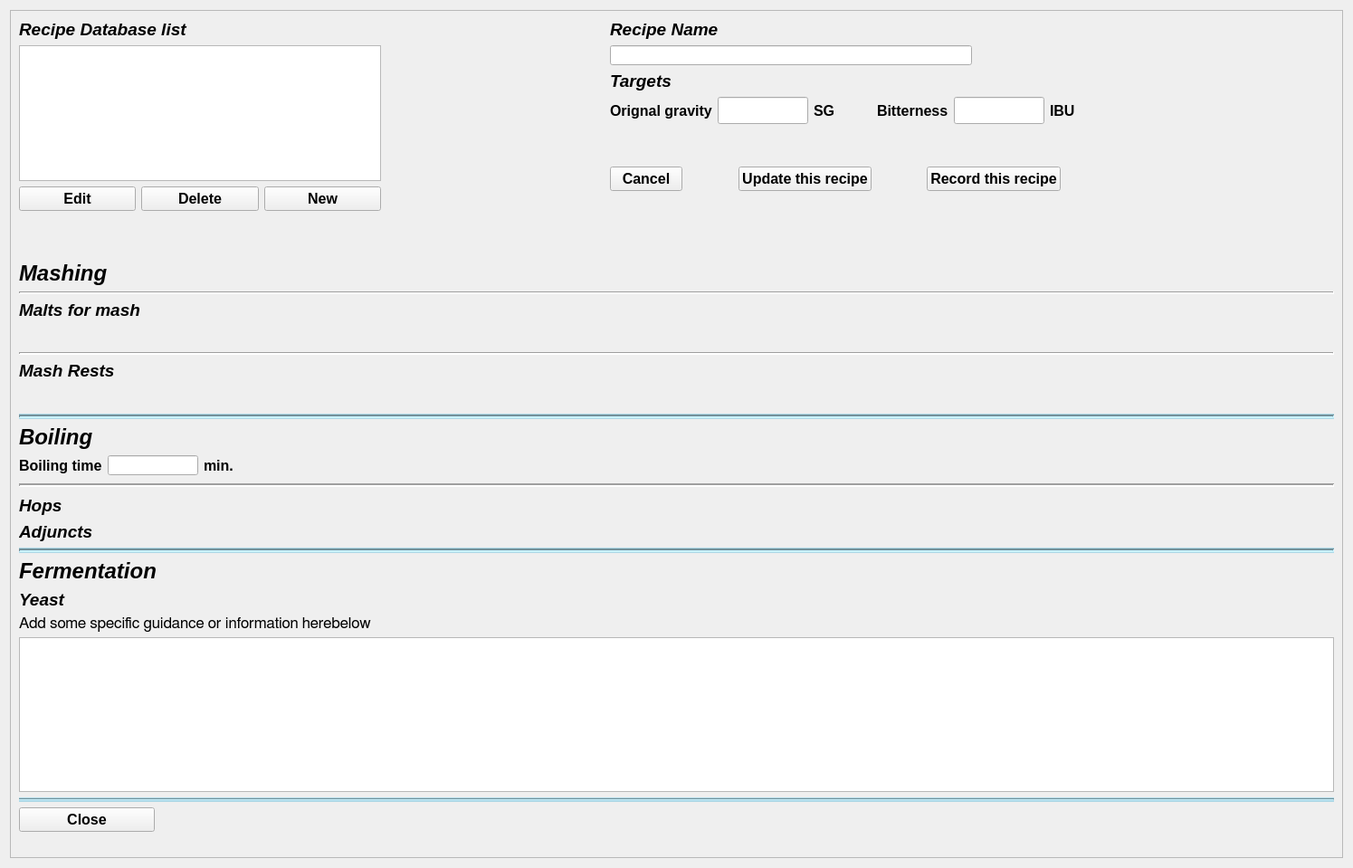
<?xml version="1.0" encoding="UTF-8"?>
<ui version="4.0">
 <class>Form</class>
 <widget class="QWidget" name="Form">
  <property name="geometry">
   <rect>
    <x>0</x>
    <y>0</y>
    <width>1495</width>
    <height>959</height>
   </rect>
  </property>
  <property name="windowTitle">
   <string>Form</string>
  </property>
  <property name="styleSheet">
   <string notr="true"/>
  </property>
  <layout class="QVBoxLayout" name="verticalLayout">
   <item>
    <widget class="QScrollArea" name="scrollArea">
     <property name="frameShadow">
      <enum>QFrame::Plain</enum>
     </property>
     <property name="widgetResizable">
      <bool>true</bool>
     </property>
     <widget class="QWidget" name="scrollAreaWidgetContents">
      <property name="geometry">
       <rect>
        <x>0</x>
        <y>0</y>
        <width>1479</width>
        <height>943</height>
       </rect>
      </property>
      <layout class="QVBoxLayout" name="verticalLayout_6">
       <item>
        <layout class="QHBoxLayout" name="horizontalLayout_5">
         <item>
          <layout class="QVBoxLayout" name="verticalLayout_2">
           <item>
            <widget class="QLabel" name="recipe_list_label">
             <property name="maximumSize">
              <size>
               <width>16777215</width>
               <height>70</height>
              </size>
             </property>
             <property name="font">
              <font>
               <pointsize>14</pointsize>
               <weight>75</weight>
               <italic>true</italic>
               <bold>true</bold>
              </font>
             </property>
             <property name="text">
              <string>Recipe Database list</string>
             </property>
            </widget>
           </item>
           <item>
            <widget class="QListWidget" name="recipe_list_widget">
             <property name="sizePolicy">
              <sizepolicy hsizetype="Expanding" vsizetype="Fixed">
               <horstretch>0</horstretch>
               <verstretch>0</verstretch>
              </sizepolicy>
             </property>
             <property name="minimumSize">
              <size>
               <width>400</width>
               <height>0</height>
              </size>
             </property>
             <property name="maximumSize">
              <size>
               <width>16777215</width>
               <height>150</height>
              </size>
             </property>
            </widget>
           </item>
           <item>
            <layout class="QHBoxLayout" name="horizontalLayout">
             <item>
              <widget class="QPushButton" name="recipe_edit_button">
               <property name="font">
                <font>
                 <pointsize>12</pointsize>
                 <weight>75</weight>
                 <bold>true</bold>
                </font>
               </property>
               <property name="text">
                <string>Edit</string>
               </property>
              </widget>
             </item>
             <item>
              <widget class="QPushButton" name="recipe_delete_button">
               <property name="font">
                <font>
                 <pointsize>12</pointsize>
                 <weight>75</weight>
                 <bold>true</bold>
                </font>
               </property>
               <property name="text">
                <string>Delete</string>
               </property>
              </widget>
             </item>
             <item>
              <widget class="QPushButton" name="recipe_new_button">
               <property name="font">
                <font>
                 <pointsize>12</pointsize>
                 <weight>75</weight>
                 <bold>true</bold>
                </font>
               </property>
               <property name="text">
                <string>New</string>
               </property>
              </widget>
             </item>
            </layout>
           </item>
           <item>
            <spacer name="verticalSpacer_4">
             <property name="orientation">
              <enum>Qt::Vertical</enum>
             </property>
             <property name="sizeHint" stdset="0">
              <size>
               <width>20</width>
               <height>40</height>
              </size>
             </property>
            </spacer>
           </item>
          </layout>
         </item>
         <item>
          <spacer name="horizontalSpacer_5">
           <property name="orientation">
            <enum>Qt::Horizontal</enum>
           </property>
           <property name="sizeHint" stdset="0">
            <size>
             <width>40</width>
             <height>20</height>
            </size>
           </property>
          </spacer>
         </item>
         <item>
          <layout class="QVBoxLayout" name="verticalLayout_3">
           <item>
            <widget class="QLabel" name="recipe_name_label">
             <property name="font">
              <font>
               <pointsize>14</pointsize>
               <weight>75</weight>
               <italic>true</italic>
               <bold>true</bold>
              </font>
             </property>
             <property name="text">
              <string>Recipe Name</string>
             </property>
            </widget>
           </item>
           <item>
            <layout class="QHBoxLayout" name="horizontalLayout_2">
             <item>
              <widget class="QLineEdit" name="recipe_name_edit">
               <property name="minimumSize">
                <size>
                 <width>400</width>
                 <height>0</height>
                </size>
               </property>
               <property name="maximumSize">
                <size>
                 <width>150</width>
                 <height>16777215</height>
                </size>
               </property>
              </widget>
             </item>
             <item>
              <spacer name="horizontalSpacer_3">
               <property name="orientation">
                <enum>Qt::Horizontal</enum>
               </property>
               <property name="sizeHint" stdset="0">
                <size>
                 <width>40</width>
                 <height>20</height>
                </size>
               </property>
              </spacer>
             </item>
            </layout>
           </item>
           <item>
            <layout class="QHBoxLayout" name="horizontalLayout_3">
             <item>
              <widget class="QLabel" name="targets_name_label">
               <property name="font">
                <font>
                 <pointsize>14</pointsize>
                 <weight>75</weight>
                 <italic>true</italic>
                 <bold>true</bold>
                </font>
               </property>
               <property name="text">
                <string>Targets</string>
               </property>
              </widget>
             </item>
             <item>
              <spacer name="horizontalSpacer_4">
               <property name="orientation">
                <enum>Qt::Horizontal</enum>
               </property>
               <property name="sizeHint" stdset="0">
                <size>
                 <width>40</width>
                 <height>20</height>
                </size>
               </property>
              </spacer>
             </item>
            </layout>
           </item>
           <item>
            <layout class="QHBoxLayout" name="horizontalLayout_6">
             <item>
              <widget class="QLabel" name="targeted_original_gravity_label">
               <property name="font">
                <font>
                 <pointsize>12</pointsize>
                 <weight>75</weight>
                 <bold>true</bold>
                </font>
               </property>
               <property name="text">
                <string>Orignal gravity</string>
               </property>
              </widget>
             </item>
             <item>
              <widget class="QLineEdit" name="targeted_original_gravity_edit">
               <property name="minimumSize">
                <size>
                 <width>0</width>
                 <height>30</height>
                </size>
               </property>
               <property name="maximumSize">
                <size>
                 <width>100</width>
                 <height>16777215</height>
                </size>
               </property>
              </widget>
             </item>
             <item>
              <widget class="QLabel" name="targeted_original_gravity_unit_label">
               <property name="font">
                <font>
                 <pointsize>12</pointsize>
                 <weight>75</weight>
                 <bold>true</bold>
                </font>
               </property>
               <property name="text">
                <string>SG</string>
               </property>
              </widget>
             </item>
             <item>
              <spacer name="horizontalSpacer_6">
               <property name="orientation">
                <enum>Qt::Horizontal</enum>
               </property>
               <property name="sizeHint" stdset="0">
                <size>
                 <width>40</width>
                 <height>20</height>
                </size>
               </property>
              </spacer>
             </item>
             <item>
              <widget class="QLabel" name="targeted_bitterness_label">
               <property name="font">
                <font>
                 <pointsize>12</pointsize>
                 <weight>75</weight>
                 <bold>true</bold>
                </font>
               </property>
               <property name="text">
                <string>Bitterness</string>
               </property>
              </widget>
             </item>
             <item>
              <widget class="QLineEdit" name="targeted_bitterness_edit">
               <property name="minimumSize">
                <size>
                 <width>0</width>
                 <height>30</height>
                </size>
               </property>
               <property name="maximumSize">
                <size>
                 <width>100</width>
                 <height>16777215</height>
                </size>
               </property>
              </widget>
             </item>
             <item>
              <widget class="QLabel" name="targeted_bitterness_unit_label">
               <property name="font">
                <font>
                 <pointsize>12</pointsize>
                 <weight>75</weight>
                 <bold>true</bold>
                </font>
               </property>
               <property name="text">
                <string>IBU</string>
               </property>
              </widget>
             </item>
             <item>
              <spacer name="horizontalSpacer_9">
               <property name="orientation">
                <enum>Qt::Horizontal</enum>
               </property>
               <property name="sizeHint" stdset="0">
                <size>
                 <width>40</width>
                 <height>20</height>
                </size>
               </property>
              </spacer>
             </item>
            </layout>
           </item>
           <item>
            <spacer name="verticalSpacer_5">
             <property name="orientation">
              <enum>Qt::Vertical</enum>
             </property>
             <property name="sizeHint" stdset="0">
              <size>
               <width>20</width>
               <height>40</height>
              </size>
             </property>
            </spacer>
           </item>
           <item>
            <layout class="QHBoxLayout" name="horizontalLayout_4">
             <item>
              <widget class="QPushButton" name="recipe_cancel_button">
               <property name="font">
                <font>
                 <pointsize>12</pointsize>
                 <weight>75</weight>
                 <bold>true</bold>
                </font>
               </property>
               <property name="text">
                <string>Cancel</string>
               </property>
              </widget>
             </item>
             <item>
              <spacer name="horizontalSpacer_11">
               <property name="orientation">
                <enum>Qt::Horizontal</enum>
               </property>
               <property name="sizeHint" stdset="0">
                <size>
                 <width>40</width>
                 <height>20</height>
                </size>
               </property>
              </spacer>
             </item>
             <item>
              <widget class="QPushButton" name="recipe_update_button">
               <property name="font">
                <font>
                 <pointsize>12</pointsize>
                 <weight>75</weight>
                 <bold>true</bold>
                </font>
               </property>
               <property name="text">
                <string>Update this recipe</string>
               </property>
              </widget>
             </item>
             <item>
              <spacer name="horizontalSpacer">
               <property name="orientation">
                <enum>Qt::Horizontal</enum>
               </property>
               <property name="sizeHint" stdset="0">
                <size>
                 <width>40</width>
                 <height>20</height>
                </size>
               </property>
              </spacer>
             </item>
             <item>
              <widget class="QPushButton" name="recipe_add_button">
               <property name="font">
                <font>
                 <pointsize>12</pointsize>
                 <weight>75</weight>
                 <bold>true</bold>
                </font>
               </property>
               <property name="text">
                <string>Record this recipe</string>
               </property>
              </widget>
             </item>
             <item>
              <spacer name="horizontalSpacer_2">
               <property name="orientation">
                <enum>Qt::Horizontal</enum>
               </property>
               <property name="sizeHint" stdset="0">
                <size>
                 <width>40</width>
                 <height>20</height>
                </size>
               </property>
              </spacer>
             </item>
            </layout>
           </item>
           <item>
            <spacer name="verticalSpacer_3">
             <property name="orientation">
              <enum>Qt::Vertical</enum>
             </property>
             <property name="sizeHint" stdset="0">
              <size>
               <width>20</width>
               <height>40</height>
              </size>
             </property>
            </spacer>
           </item>
          </layout>
         </item>
         <item>
          <spacer name="horizontalSpacer_14">
           <property name="orientation">
            <enum>Qt::Horizontal</enum>
           </property>
           <property name="sizeHint" stdset="0">
            <size>
             <width>40</width>
             <height>20</height>
            </size>
           </property>
          </spacer>
         </item>
        </layout>
       </item>
       <item>
        <layout class="QVBoxLayout" name="verticalLayout_5">
         <property name="topMargin">
          <number>30</number>
         </property>
         <item>
          <widget class="QLabel" name="mash_label">
           <property name="font">
            <font>
             <pointsize>18</pointsize>
             <weight>75</weight>
             <italic>true</italic>
             <bold>true</bold>
            </font>
           </property>
           <property name="text">
            <string>Mashing</string>
           </property>
          </widget>
         </item>
         <item>
          <widget class="Line" name="line_2">
           <property name="lineWidth">
            <number>2</number>
           </property>
           <property name="orientation">
            <enum>Qt::Horizontal</enum>
           </property>
          </widget>
         </item>
         <item>
          <layout class="QHBoxLayout" name="malt_header_layout">
           <item>
            <widget class="QLabel" name="malt_for_mash_label">
             <property name="minimumSize">
              <size>
               <width>300</width>
               <height>0</height>
              </size>
             </property>
             <property name="maximumSize">
              <size>
               <width>300</width>
               <height>16777215</height>
              </size>
             </property>
             <property name="font">
              <font>
               <pointsize>14</pointsize>
               <weight>75</weight>
               <italic>true</italic>
               <bold>true</bold>
              </font>
             </property>
             <property name="text">
              <string>Malts for mash</string>
             </property>
            </widget>
           </item>
           <item>
            <spacer name="horizontalSpacer_7">
             <property name="orientation">
              <enum>Qt::Horizontal</enum>
             </property>
             <property name="sizeHint" stdset="0">
              <size>
               <width>40</width>
               <height>20</height>
              </size>
             </property>
            </spacer>
           </item>
          </layout>
         </item>
         <item>
          <layout class="QVBoxLayout" name="verticalLayout_4">
           <item>
            <layout class="QVBoxLayout" name="malt_layout">
             <property name="sizeConstraint">
              <enum>QLayout::SetFixedSize</enum>
             </property>
            </layout>
           </item>
          </layout>
         </item>
         <item>
          <spacer name="verticalSpacer_2">
           <property name="orientation">
            <enum>Qt::Vertical</enum>
           </property>
           <property name="sizeHint" stdset="0">
            <size>
             <width>20</width>
             <height>40</height>
            </size>
           </property>
          </spacer>
         </item>
         <item>
          <widget class="Line" name="line_5">
           <property name="lineWidth">
            <number>2</number>
           </property>
           <property name="orientation">
            <enum>Qt::Horizontal</enum>
           </property>
          </widget>
         </item>
         <item>
          <layout class="QHBoxLayout" name="rest_header_layout">
           <item>
            <widget class="QLabel" name="mash_rests_label">
             <property name="minimumSize">
              <size>
               <width>300</width>
               <height>0</height>
              </size>
             </property>
             <property name="maximumSize">
              <size>
               <width>300</width>
               <height>16777215</height>
              </size>
             </property>
             <property name="font">
              <font>
               <pointsize>14</pointsize>
               <weight>75</weight>
               <italic>true</italic>
               <bold>true</bold>
              </font>
             </property>
             <property name="text">
              <string>Mash Rests</string>
             </property>
            </widget>
           </item>
           <item>
            <spacer name="horizontalSpacer_15">
             <property name="orientation">
              <enum>Qt::Horizontal</enum>
             </property>
             <property name="sizeHint" stdset="0">
              <size>
               <width>40</width>
               <height>20</height>
              </size>
             </property>
            </spacer>
           </item>
          </layout>
         </item>
         <item>
          <layout class="QVBoxLayout" name="rest_layout">
           <property name="sizeConstraint">
            <enum>QLayout::SetFixedSize</enum>
           </property>
          </layout>
         </item>
         <item>
          <spacer name="verticalSpacer_6">
           <property name="orientation">
            <enum>Qt::Vertical</enum>
           </property>
           <property name="sizeHint" stdset="0">
            <size>
             <width>20</width>
             <height>40</height>
            </size>
           </property>
          </spacer>
         </item>
        </layout>
       </item>
       <item>
        <widget class="Line" name="line_4">
         <property name="minimumSize">
          <size>
           <width>0</width>
           <height>6</height>
          </size>
         </property>
         <property name="autoFillBackground">
          <bool>false</bool>
         </property>
         <property name="styleSheet">
          <string notr="true">background-color:lightblue</string>
         </property>
         <property name="lineWidth">
          <number>2</number>
         </property>
         <property name="orientation">
          <enum>Qt::Horizontal</enum>
         </property>
        </widget>
       </item>
       <item>
        <widget class="QLabel" name="boiling_label">
         <property name="font">
          <font>
           <pointsize>18</pointsize>
           <weight>75</weight>
           <italic>true</italic>
           <bold>true</bold>
          </font>
         </property>
         <property name="text">
          <string>Boiling</string>
         </property>
        </widget>
       </item>
       <item>
        <layout class="QHBoxLayout" name="horizontalLayout_7">
         <item>
          <widget class="QLabel" name="boiling_time_label">
           <property name="font">
            <font>
             <pointsize>12</pointsize>
             <weight>75</weight>
             <bold>true</bold>
            </font>
           </property>
           <property name="text">
            <string>Boiling time</string>
           </property>
          </widget>
         </item>
         <item>
          <widget class="QLineEdit" name="boiling_time_edit">
           <property name="maximumSize">
            <size>
             <width>100</width>
             <height>16777215</height>
            </size>
           </property>
          </widget>
         </item>
         <item>
          <widget class="QLabel" name="boiling_time_unit_label">
           <property name="font">
            <font>
             <pointsize>12</pointsize>
             <weight>75</weight>
             <bold>true</bold>
            </font>
           </property>
           <property name="text">
            <string>min.</string>
           </property>
          </widget>
         </item>
         <item>
          <spacer name="horizontalSpacer_10">
           <property name="orientation">
            <enum>Qt::Horizontal</enum>
           </property>
           <property name="sizeHint" stdset="0">
            <size>
             <width>40</width>
             <height>20</height>
            </size>
           </property>
          </spacer>
         </item>
        </layout>
       </item>
       <item>
        <widget class="Line" name="line_3">
         <property name="minimumSize">
          <size>
           <width>0</width>
           <height>10</height>
          </size>
         </property>
         <property name="lineWidth">
          <number>2</number>
         </property>
         <property name="orientation">
          <enum>Qt::Horizontal</enum>
         </property>
        </widget>
       </item>
       <item>
        <layout class="QHBoxLayout" name="hop_header_layout">
         <item>
          <widget class="QLabel" name="hop_list_label">
           <property name="minimumSize">
            <size>
             <width>300</width>
             <height>0</height>
            </size>
           </property>
           <property name="maximumSize">
            <size>
             <width>300</width>
             <height>16777215</height>
            </size>
           </property>
           <property name="font">
            <font>
             <pointsize>14</pointsize>
             <weight>75</weight>
             <italic>true</italic>
             <bold>true</bold>
            </font>
           </property>
           <property name="text">
            <string>Hops</string>
           </property>
          </widget>
         </item>
         <item>
          <spacer name="horizontalSpacer_8">
           <property name="orientation">
            <enum>Qt::Horizontal</enum>
           </property>
           <property name="sizeHint" stdset="0">
            <size>
             <width>40</width>
             <height>20</height>
            </size>
           </property>
          </spacer>
         </item>
        </layout>
       </item>
       <item>
        <layout class="QVBoxLayout" name="hop_layout">
         <property name="sizeConstraint">
          <enum>QLayout::SetFixedSize</enum>
         </property>
        </layout>
       </item>
       <item>
        <layout class="QHBoxLayout" name="adjunct_header_layout">
         <item>
          <widget class="QLabel" name="adjuncts_list_label">
           <property name="minimumSize">
            <size>
             <width>300</width>
             <height>0</height>
            </size>
           </property>
           <property name="maximumSize">
            <size>
             <width>300</width>
             <height>16777215</height>
            </size>
           </property>
           <property name="font">
            <font>
             <pointsize>14</pointsize>
             <weight>75</weight>
             <italic>true</italic>
             <bold>true</bold>
            </font>
           </property>
           <property name="text">
            <string>Adjuncts</string>
           </property>
          </widget>
         </item>
         <item>
          <spacer name="horizontalSpacer_13">
           <property name="orientation">
            <enum>Qt::Horizontal</enum>
           </property>
           <property name="sizeHint" stdset="0">
            <size>
             <width>40</width>
             <height>20</height>
            </size>
           </property>
          </spacer>
         </item>
        </layout>
       </item>
       <item>
        <layout class="QVBoxLayout" name="adjunct_layout">
         <property name="sizeConstraint">
          <enum>QLayout::SetFixedSize</enum>
         </property>
        </layout>
       </item>
       <item>
        <widget class="Line" name="line_6">
         <property name="minimumSize">
          <size>
           <width>0</width>
           <height>6</height>
          </size>
         </property>
         <property name="autoFillBackground">
          <bool>false</bool>
         </property>
         <property name="styleSheet">
          <string notr="true">background-color:lightblue</string>
         </property>
         <property name="lineWidth">
          <number>2</number>
         </property>
         <property name="orientation">
          <enum>Qt::Horizontal</enum>
         </property>
        </widget>
       </item>
       <item>
        <spacer name="verticalSpacer_7">
         <property name="orientation">
          <enum>Qt::Vertical</enum>
         </property>
         <property name="sizeHint" stdset="0">
          <size>
           <width>20</width>
           <height>1</height>
          </size>
         </property>
        </spacer>
       </item>
       <item>
        <layout class="QVBoxLayout" name="fermentation_layout">
         <item>
          <widget class="QLabel" name="boiling_label_2">
           <property name="font">
            <font>
             <pointsize>18</pointsize>
             <weight>75</weight>
             <italic>true</italic>
             <bold>true</bold>
            </font>
           </property>
           <property name="text">
            <string>Fermentation</string>
           </property>
          </widget>
         </item>
         <item>
          <layout class="QHBoxLayout" name="yeast_header_layout">
           <item>
            <widget class="QLabel" name="yeast_list_label">
             <property name="minimumSize">
              <size>
               <width>300</width>
               <height>0</height>
              </size>
             </property>
             <property name="maximumSize">
              <size>
               <width>300</width>
               <height>16777215</height>
              </size>
             </property>
             <property name="font">
              <font>
               <pointsize>14</pointsize>
               <weight>75</weight>
               <italic>true</italic>
               <bold>true</bold>
              </font>
             </property>
             <property name="text">
              <string>Yeast</string>
             </property>
            </widget>
           </item>
           <item>
            <spacer name="horizontalSpacer_12">
             <property name="orientation">
              <enum>Qt::Horizontal</enum>
             </property>
             <property name="sizeHint" stdset="0">
              <size>
               <width>40</width>
               <height>20</height>
              </size>
             </property>
            </spacer>
           </item>
          </layout>
         </item>
         <item>
          <layout class="QVBoxLayout" name="yeast_layout"/>
         </item>
         <item>
          <widget class="QLabel" name="fermentation_explain_label">
           <property name="font">
            <font>
             <family>FreeSans</family>
             <pointsize>13</pointsize>
            </font>
           </property>
           <property name="text">
            <string>Add some specific guidance or information herebelow</string>
           </property>
          </widget>
         </item>
         <item>
          <widget class="QTextEdit" name="fermentation_explain_edit"/>
         </item>
        </layout>
       </item>
       <item>
        <widget class="Line" name="line">
         <property name="minimumSize">
          <size>
           <width>0</width>
           <height>5</height>
          </size>
         </property>
         <property name="styleSheet">
          <string notr="true">background-color:lightblue</string>
         </property>
         <property name="orientation">
          <enum>Qt::Horizontal</enum>
         </property>
        </widget>
       </item>
       <item>
        <widget class="QPushButton" name="recipe_close_button">
         <property name="maximumSize">
          <size>
           <width>150</width>
           <height>16777215</height>
          </size>
         </property>
         <property name="font">
          <font>
           <pointsize>12</pointsize>
           <weight>75</weight>
           <bold>true</bold>
          </font>
         </property>
         <property name="text">
          <string>Close</string>
         </property>
        </widget>
       </item>
       <item>
        <spacer name="verticalSpacer">
         <property name="orientation">
          <enum>Qt::Vertical</enum>
         </property>
         <property name="sizeHint" stdset="0">
          <size>
           <width>20</width>
           <height>40</height>
          </size>
         </property>
        </spacer>
       </item>
      </layout>
     </widget>
    </widget>
   </item>
  </layout>
 </widget>
 <resources/>
 <connections/>
</ui>
